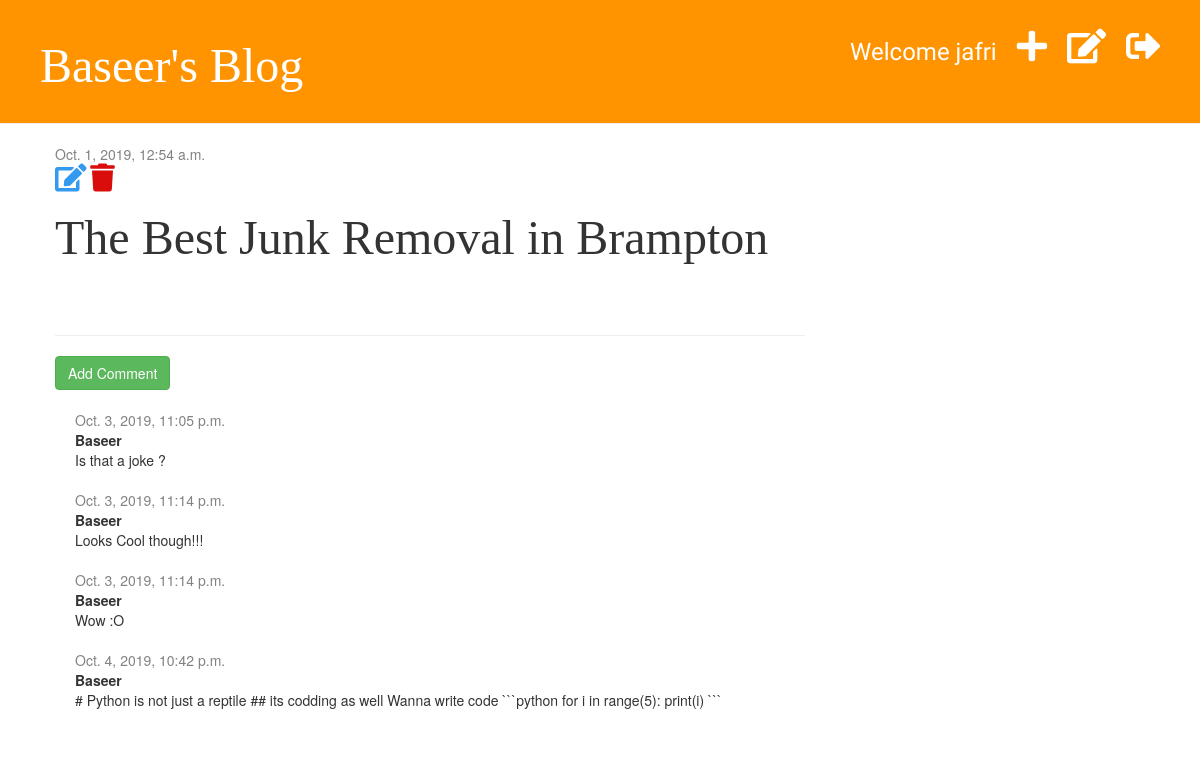
Screenshot of /post/7/ (signed in) with the database file from the repository.
### blog/models.py (models this page shows, shortened)
class Post(models.Model):
    author = models.ForeignKey('auth.User', on_delete=models.CASCADE)
    title = models.CharField(max_length=200)
    text = models.TextField()
    created_date = models.DateTimeField(default=timezone.now)
    published_date = models.DateTimeField(blank=True,null=True)
    def __str__(self):
        return self.title

class Comment(models.Model):
    post = models.ForeignKey('blog.Post', on_delete=models.CASCADE, related_name='comments')
    author = models.CharField(max_length=200)
    text = models.TextField()
    created_date = models.DateTimeField(default=timezone.now())
    is_approved = models.BooleanField(default=False)

### blog/views.py (the view)
# urls.py: path('post/<int:postid>/', views.post_detail, name='post_detail'),
def post_detail(request, postid):
    post = get_object_or_404(Post, pk=postid)
    print(postid)
    print(post)
    print(post.title)
    return render(request, 'blog/post_detail.html', {'post': post})

### blog/templatetags/markdownify.py (called while the page is built)
@register.filter
def markdown(value):
    renderer = HighlightRenderer()
    markdown = mistune.Markdown(renderer=renderer)
    return markdown(value)

### blog/templates/blog/post_detail.html (shortened to what this page needs)
{% extends 'blog/base.html' %}
{% load markdownify %}
{% block content %}
    <div class="post">
        {% if post.published_date %}
            <div class="date">
                {{ post.published_date }}
            </div>
        {% else %}
            <a href="{% url 'post_publish' pk=post.pk %}" class="btn btn-primary">Publish</a>
        {% endif %}
        {% if user.is_authenticated %}
            <a href="{% url 'post_edit' pk=post.pk %}">
                <i class="fas fa-edit fa-2x" style="color: #339af0;"></i>
            </a>
            <a href="{% url 'delete_post' pk=post.pk %}" style="color: #da0d0d" onclick="return confirm('Are you sure you want to delete this post?')">
            <i class="fas fa-trash fa-2x"></i>
            </a>
        {% endif %}
        <h1>{{ post.title }}</h1>
    </div>
    <hr>
    <a href="{% url 'add_comment' pk=post.pk %}" class="btn btn-success">Add Comment</a>
    {% for comment in post.comments.all %}
        {% if user.is_authenticated or comment.is_approved %}
            <div class="comment">
                <div class="date">
                    {{ comment.created_date }}
                </div>
                <strong>{{ comment.author }}</strong>
                <p>{{ comment.text }}</p>
            </div>
        {% endif %}
    {% empty %}
        <p>No comments yet!!!</p>
    {% endfor %}
{% endblock %}

### blog/templates/blog/base.html (shortened to what this page needs)
{% load staticfiles %}
<!DOCTYPE html>
<html lang="en">
<head>
    <link rel="stylesheet" href="https://maxcdn.bootstrapcdn.com/bootstrap/3.2.0/css/bootstrap.min.css">
    <link rel="stylesheet" href="{% static 'css/blog.css' %}">
    <link rel="stylesheet" href="https://cdnjs.cloudflare.com/ajax/libs/font-awesome/5.2.0/css/all.css">
    <link rel="stylesheet" href="{% static 'css/zenburn.css' %}">
</head>
<body>
<div class="page-header">
    {% if user.is_authenticated %}
        <a href="{% url 'logout' %}" class="top-menu">
            <i class="fas fa-sign-out-alt"></i>
        </a>
        <a href="{% url 'post_draft_list' %}" class="top-menu">
            <i class="fas fa-edit"></i>
        </a>
        <a href="{% url 'post_new' %}" class="top-menu">
            <i class="fas fa-plus"></i>
        </a>
        <p class="top-menu">Welcome {{ user.username }}</p>
    {% else %}
        <a href="{% url 'login' %}" class="top-menu">
            <i class="fas fa-sign-in-alt fa-2x"></i>
        </a>
    {% endif %}
    <h1><a href='{% url "post_list" %}'>Baseer's Blog</a></h1>
</div>
<div class="content container">
    <div class="row">
        <div class="col-md-8">
            {% block content %}
            {% endblock %}
        </div>
    </div>
</div>
</body>
</html>

### blog/static/css/blog.css (style rules this page uses)
.page-header { background-color: #ff9400; margin-top: 0px; padding: 20px 20px 20px 40px; }
.page-header h1, .page-header h1 a { color: #ffffff; font-size: 36pt; text-decoration: none; }
.page-header p { font-size: 18pt; font-family: Tangerine; margin-top: 15px; }
h1, h2, h3, h4 { font-family: 'Inconsolata', 'Droid Sans', serif; font-size: 48px; }
.content { margin-left: 40px; }
.date { color: #828282; }
.post { margin-bottom: 70px; }
.top-menu { color: #ffffff; float: right; font-size: 26pt; margin-right: 20px; }
.comment { margin: 20px 0px 20px 20px; }

### rows the page displays
Post: published_date "Oct. 1, 2019, 12:54 a.m.", title "The Best Junk Removal in Brampton"
Comment: created_date "Oct. 3, 2019, 11:05 p.m.", author "Baseer", text "Is that a joke ?"
Comment: created_date "Oct. 3, 2019, 11:14 p.m.", author "Baseer", text "Looks Cool though!!!"
Comment: created_date "Oct. 3, 2019, 11:14 p.m.", author "Baseer", text "Wow :O"
Comment: created_date "Oct. 4, 2019, 10:42 p.m.", author "Baseer", text "# Python is not just a reptile ## its codding as well Wanna write code ```python for i in range(5): print(i) ```"

### other values shown
{{ user.username }} "jafri"
